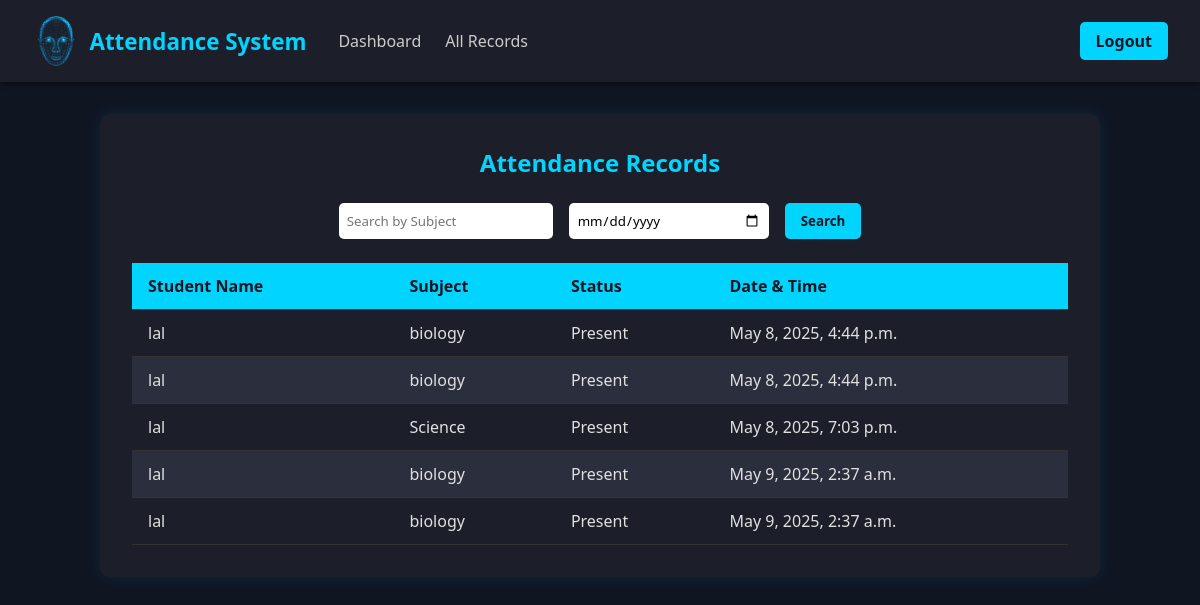
Screenshot of /student/1/ with the database file from the repository.
### attendance_app/models.py (models this page shows)
class Attendance(models.Model):
    student = models.ForeignKey(Student, on_delete=models.CASCADE)
    subject = models.CharField(max_length=100)
    timestamp = models.DateTimeField(auto_now_add=True)
    status = models.CharField(max_length=10, choices=[('Present', 'Present'), ('Absent', 'Absent')])

class Student(models.Model):
    name = models.CharField(max_length=100)
    face_encoding = models.BinaryField()

### attendance_app/views.py (the view)
# urls.py: path('student/<int:student_id>/', views.student_detail, name='student_detail'),
def student_detail(request, student_id):
    student = get_object_or_404(Student, id=student_id)
    subject_query = request.GET.get("subject", "")
    date_query = request.GET.get("date", "")
    records = Attendance.objects.filter(student=student)
    if subject_query:
        records = records.filter(subject__icontains=subject_query)
    if date_query:
        records = records.filter(timestamp__date=date_query)
    return render(request, "attendance_app/student_detail.html", {
        "student": student,
        "records": records
    })

### attendance_app/templates/attendance_app/student_detail.html (shortened to what this page needs)
<!DOCTYPE html>
<html lang="en">
<head>
    {% load static %}
</head>
<body>
    <nav>
        <div class="nav-left">
            <div class="logo">
                <img src="{% static 'attendance_app/images/logo2.png' %}" alt="Logo">
                Attendance System
            </div>
            <div class="nav-links">
                <a href="/dashboard/">Dashboard</a>
                <a href="/attendance-record/">All Records</a>
            </div>
        </div>
        <div class="nav-right">
            <a href="/login/" class="btn">Logout</a>
        </div>
    </nav>
    <main>
        <div class="container">
            <h2>Attendance Records</h2>
            <form method="GET" class="search-form">
                <input type="text" name="subject" placeholder="Search by Subject" value="{{ request.GET.subject }}">
                <input type="date" name="date" value="{{ request.GET.date }}">
                <button type="submit">Search</button>
            </form>
            {% if records %}
                <table>
                    <thead>
                        <tr>
                            <th>Student Name</th>
                            <th>Subject</th>
                            <th>Status</th>
                            <th>Date & Time</th>
                        </tr>
                    </thead>
                    <tbody>
                        {% for record in records %}
                        <tr>
                            <td>{{ record.student.name }}</td>
                            <td>{{ record.subject }}</td>
                            <td>{{ record.status }}</td>
                            <td>{{ record.timestamp }}</td>
                        </tr>
                        {% endfor %}
                    </tbody>
                </table>
            {% else %}
                <p>No attendance records found.</p>
            {% endif %}
        </div>
    </main>
</body>
</html>

### attendance_app/templates/attendance_app/student_detail.html (style rules this page uses)
* { margin: 0; padding: 0; box-sizing: border-box; font-family: 'Segoe UI', Tahoma, Geneva, Verdana, sans-serif; }
body { background-color: #101522; color: #e0e0e0; min-height: 100vh; display: flex; flex-direction: column; }
nav { display: flex; justify-content: space-between; align-items: center; padding: 1rem 2rem; background-color: #1c1f2a; box-shadow: 0 2px 5px rgba(0, 0, 0, 0.5); }
.nav-left { display: flex; align-items: center; gap: 2rem; }
.logo { font-weight: bold; font-size: 1.4rem; display: flex; align-items: center; gap: 0.5rem; color: #00d4ff; }
.logo img { height: 50px; width: auto; }
.nav-links { display: flex; gap: 1.5rem; }
.nav-links a { text-decoration: none; color: #ccc; font-size: 1rem; transition: color 0.3s ease; }
.nav-right .btn { background-color: #00d4ff; color: #101522; padding: 0.5rem 1rem; border-radius: 5px; text-decoration: none; font-weight: 600; transition: background-color 0.3s ease; }
main { flex: 1; padding: 2rem; }
.container { max-width: 1000px; margin: 0 auto; background-color: #1c1f2a; padding: 2rem; border-radius: 10px; box-shadow: 0 0 15px rgba(0, 212, 255, 0.1); }
h2 { text-align: center; color: #00d4ff; margin-bottom: 1.5rem; }
.search-form { display: flex; gap: 1rem; justify-content: center; margin-bottom: 1.5rem; flex-wrap: wrap; }
.search-form input { padding: 0.5rem; border: none; border-radius: 5px; outline: none; min-width: 200px; }
.search-form button { padding: 0.5rem 1rem; background-color: #00d4ff; border: none; border-radius: 5px; color: #101522; font-weight: bold; cursor: pointer; }
table { width: 100%; border-collapse: collapse; color: #e0e0e0; }
thead { background-color: #00d4ff; color: #101522; }
th, td { padding: 0.75rem 1rem; text-align: left; border-bottom: 1px solid #333; }
tr:nth-child(even) { background-color: #2a2e3d; }

### rows the page displays
Attendance: student.name "lal", subject "biology", status "Present", timestamp "May 8, 2025, 4:44 p.m."
Attendance: student.name "lal", subject "biology", status "Present", timestamp "May 8, 2025, 4:44 p.m."
Attendance: student.name "lal", subject "Science", status "Present", timestamp "May 8, 2025, 7:03 p.m."
Attendance: student.name "lal", subject "biology", status "Present", timestamp "May 9, 2025, 2:37 a.m."
Attendance: student.name "lal", subject "biology", status "Present", timestamp "May 9, 2025, 2:37 a.m."
